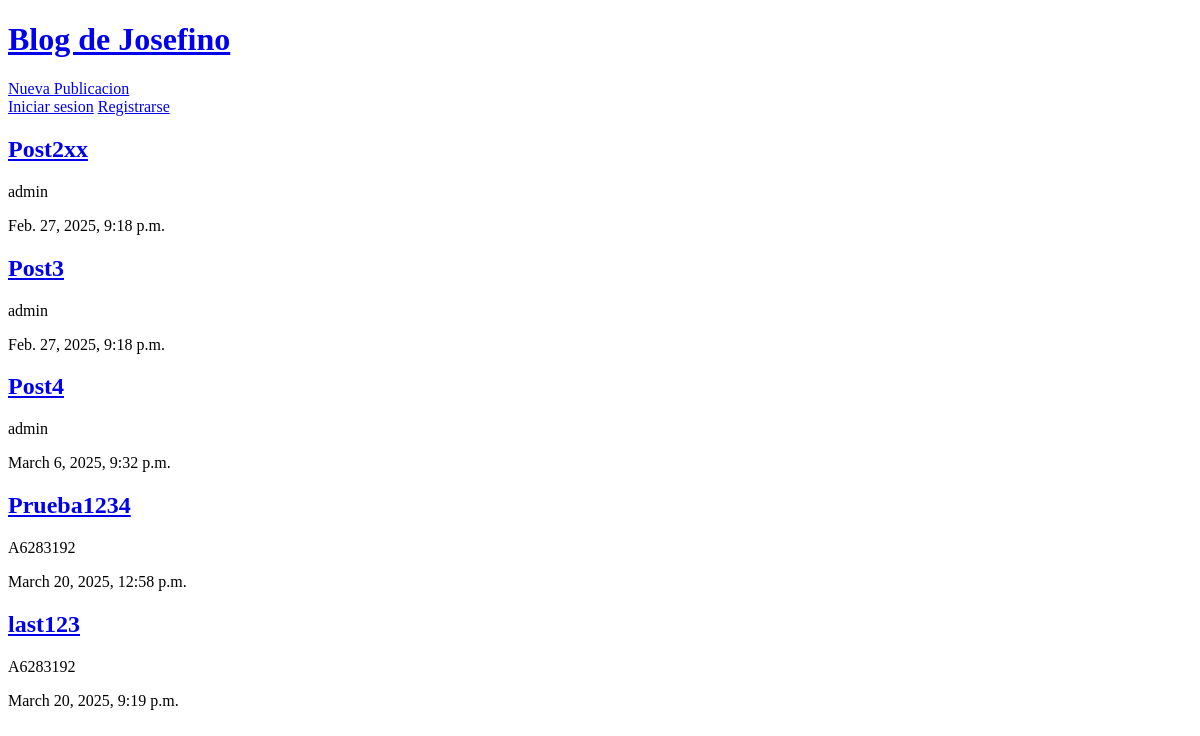
Before: / with the older database file.
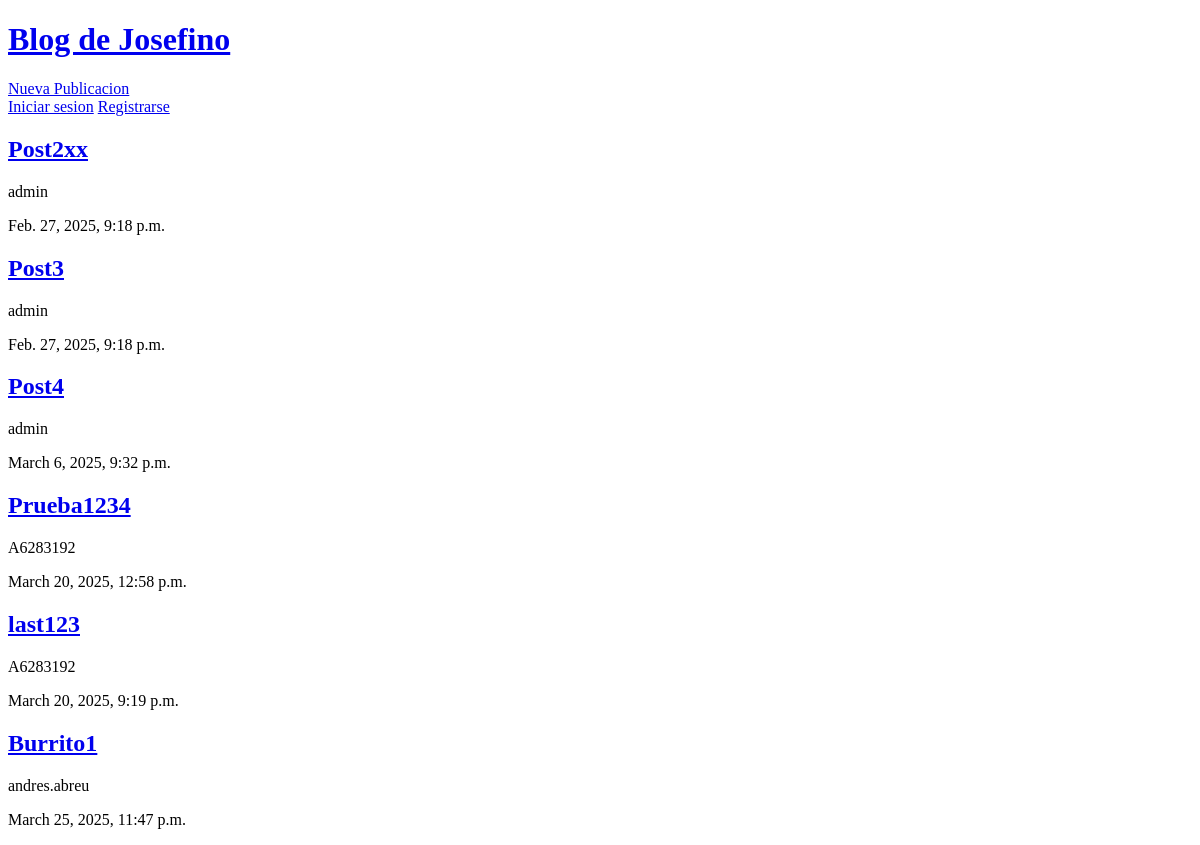
After: the same page with the newer database file.
### blog/models.py (models this page shows, shortened)
class Publication(models.Model):
    title = models.CharField(max_length=100)
    body = models.TextField(max_length=1000)
    author= models.ForeignKey('auth.User', on_delete=models.CASCADE)
    date= models.DateTimeField(auto_now_add=True)
    updated = models.DateTimeField(auto_now=True)

### blog/views.py (the view)
# urls.py: path('', PublicationListView.as_view(), name='publications-list'),
class PublicationListView(ListView):
    model = Publication
    template_name = 'publications-list.html'

### templates/Publications-list.html (shortened to what this page needs)
{% extends "_base.html" %}
{% block content %}
{% for post in publication_list %}
    <a href="{% url 'publication-detail' post.pk %}"><h2>{{ post.title }}</h2></a>
    <p>{{ post.author }}</p>
    <p>{{ post.date }}</p>
{% endfor %}
{% endblock content %}

### templates/_base.html (shortened to what this page needs)
<!DOCTYPE html>
<html lang="en">
<head>
</head>
<body>
  <HEAder>
   <h1> <a href="{% url 'publications-list' %}">Blog de Josefino</a></h1>
   <div>
        <a href="{% url 'publication-create'%}">Nueva Publicacion</a>
  </header>
  {% if user.is_authenticated %}
      <p> Hola {{user.username}} </p>
        <form action="{% url 'logout' %}" method="post">
          {% csrf_token %}
          <button type="submit">Cerrar Sesion</button>
        </form>
  {% else  %}
        <a href="{% url 'login'%}">Iniciar sesion</a>
        <a href="{% url 'signup' %}">Registrarse</a>
  {% endif %}
  {% block content %}
  {% endblock content %}
</body>
</html>

Changed rows visible on the page:
added Publication: title "Burrito1", author "andres.abreu", date "March 25, 2025, 11:47 p.m."
